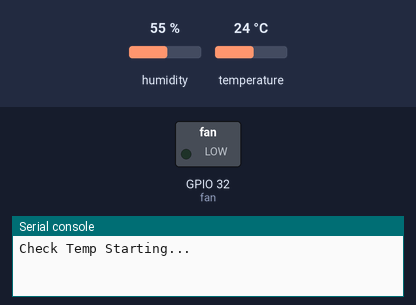
A program run on a simulated ESP32 board running MicroPython. Shown: switched loads named in the program (green lamp = pin HIGH), the last lines printed to the serial console. Inputs (shaded band) come from the test bench; at power-on: temperature 24 °C, humidity 55 %. Threads take turns every 2 ms.

Above: at 1.2 s.
1.3 s: temperature set to 29 °C
11.2 s: temperature set to 32 °C
At 17.7 s:
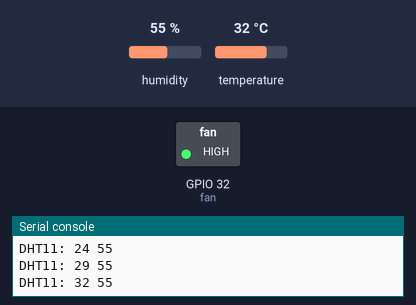
Timing chart, 0 to 19.2 s (numbered marks = the images above; inputs shaded):
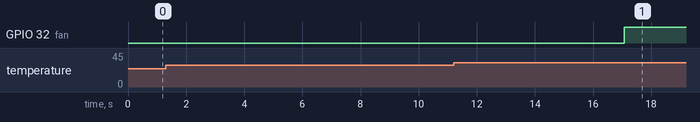

The program:

project2.py
```python
from machine import Pin
import time
import _thread
import dht

# FAN
fan = Pin(32, Pin.OUT)
fan.off()

# DHT11
d = dht.DHT11(Pin(23))
t = 0
h = 0

def check_temp():
    print('Check Temp Starting...')
    global t
    global h
    while True:
        try:
            d.measure()
            time.sleep(2)
            t = d.temperature()
            h = d.humidity()
            temp = 'Temp: {:.0f} C'.format(t)
            humid = 'Humidity: {:.0f} %'.format(h)
            print('DHT11:', t, h)
            time.sleep(5)
        except:
            pass


# RUN
global fan_status
fan_status = 'OFF'

def show_lcd():
    while True:
        try:
            temp = 'Temp: {:.0f} C'.format(t)
            humid = 'Humidity: {:.0f} %'.format(h)
            fan_s = 'FAN : {:}'.format(fan_status)
            lcd.clear()
            lcd.putstr(fan_s)
            time.sleep(2)
            lcd.clear()
            lcd.putstr(temp)
            lcd.move_to(0,1)
            lcd.putstr(humid)
            time.sleep(2)
        except:
            pass

def auto_fan():
    global fan_status
    while True:
        if t > 30:
            time.sleep(1)
            fan.on()
            fan_status = 'ON (AUTO)'
            time.sleep(10)    # TURN ON FAN 10 sec
            fan.off()
            fan_status = 'OFF (AUTO)'
            time.sleep(10)
        else:
            pass

_thread.start_new_thread(check_temp,())
_thread.start_new_thread(auto_fan,())
```

Measured:
- the behaviour switches between 30 and 31 °C on temperature (found by bisection; images 0 and 1)
- after the input at 11.2 s, GPIO 32 (fan): LOW → HIGH after 5.9 s
